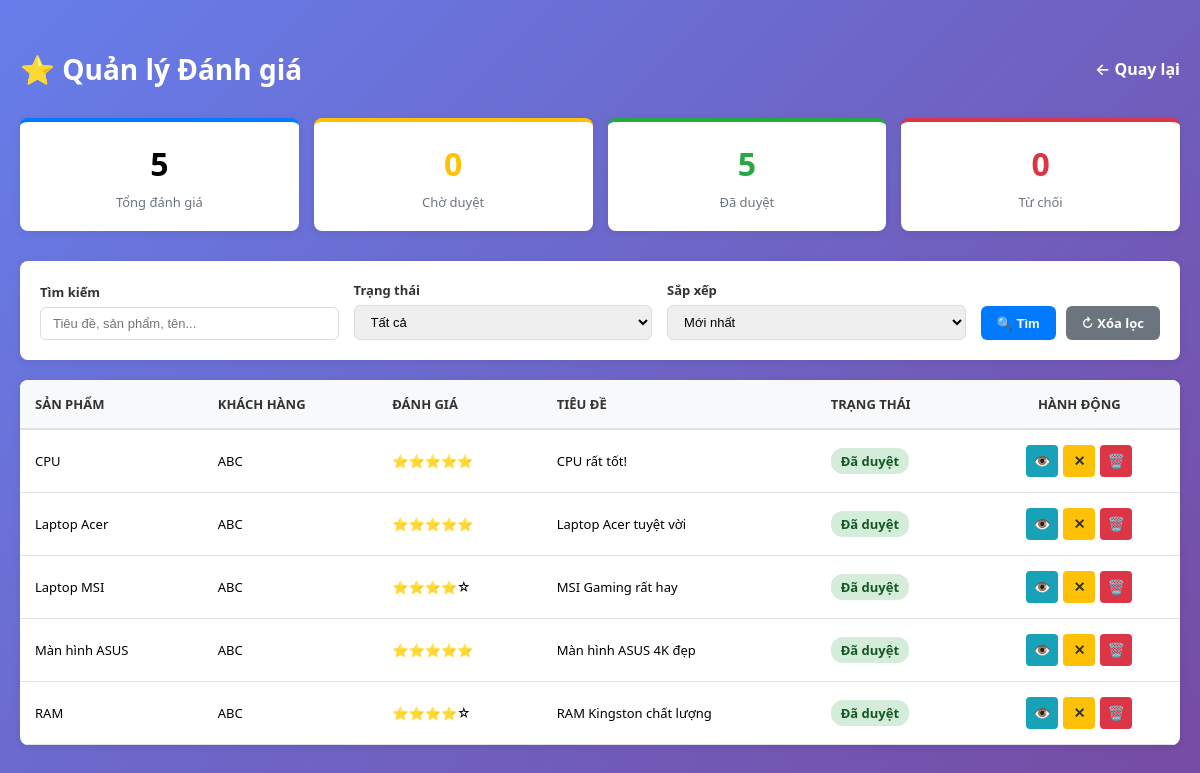
/admin/reviews_manage.php (signed in), run on the app's committed database.
### tables this page shows
CREATE TABLE `reviews` (
  `review_id` int(11) NOT NULL,
  `product_id` int(11) NOT NULL,
  `user_id` int(11) NOT NULL,
  `order_id` int(11) DEFAULT NULL,
  `rating` tinyint(1) NOT NULL DEFAULT 5,
  `title` varchar(255) NOT NULL,
  `content` text NOT NULL,
  `helpful_count` int(11) DEFAULT 0,
  `unhelpful_count` int(11) DEFAULT 0,
  `status` enum('pending','approved','rejected') DEFAULT 'pending',
  `created_at` datetime DEFAULT current_timestamp(),
  `updated_at` datetime DEFAULT NULL ON UPDATE current_timestamp()
);

CREATE TABLE `products` (
  `product_id` int(11) NOT NULL,
  `name` varchar(255) NOT NULL,
  `slug` varchar(255) DEFAULT NULL,
  `category_id` int(11) DEFAULT NULL,
  `brand_id` int(11) DEFAULT NULL,
  `price` decimal(12,2) NOT NULL DEFAULT 0.00,
  `stock` int(11) DEFAULT 0,
  `description` text DEFAULT NULL,
  `image` varchar(255) DEFAULT NULL,
  `main_image` varchar(255) DEFAULT NULL,
  `created_at` datetime DEFAULT current_timestamp(),
  `sold_count` int(11) DEFAULT 0 COMMENT 'Số lượng đã bán',
  `view_count` int(11) DEFAULT 0 COMMENT 'Lượt xem sản phẩm',
  `is_featured` tinyint(1) DEFAULT 0 COMMENT 'Sản phẩm nổi bật',
  `is_hot` tinyint(1) DEFAULT 0 COMMENT 'Sản phẩm hot',
  `warranty_months` int(11) DEFAULT 12 COMMENT 'Thời gian bảo hành (tháng)',
  `sku` varchar(50) DEFAULT NULL COMMENT 'Mã SKU sản phẩm',
  `weight` decimal(8,2) DEFAULT 0.00 COMMENT 'Khối lượng (kg)',
  `dimensions` varchar(100) DEFAULT NULL COMMENT 'Kích thước (DxRxC cm)',
  `updated_at` datetime DEFAULT NULL ON UPDATE current_timestamp()
);

CREATE TABLE `users` (
  `user_id` int(11) NOT NULL,
  `username` varchar(100) NOT NULL,
  `email` varchar(150) NOT NULL,
  `password_hash` varchar(255) NOT NULL,
  `full_name` varchar(150) DEFAULT NULL,
  `avatar` varchar(255) DEFAULT NULL COMMENT 'Đường dẫn ảnh đại diện',
  `role` enum('admin','customer') DEFAULT 'customer',
  `status` enum('active','blocked') NOT NULL DEFAULT 'active',
  `created_at` datetime DEFAULT current_timestamp(),
  `updated_at` datetime DEFAULT NULL
);

### admin/reviews_manage.php (the view, shortened to what this page needs)
<?php
require_once dirname(__FILE__) . '/../db.php';
$filter_status = $_GET['status'] ?? 'all';
$search = trim($_GET['search'] ?? '');
$sort = $_GET['sort'] ?? 'newest';
$page = intval($_GET['page'] ?? 1);
$per_page = 20;
$where = [];
$params = [];
$where_clause = !empty($where) ? "WHERE " . implode(" AND ", $where) : "";
$order_by = match($sort) {
    'oldest' => 'r.created_at ASC',
    'rating_high' => 'r.rating DESC',
    'rating_low' => 'r.rating ASC',
    default => 'r.created_at DESC'
};
$reviews = [];
try {
    $offset = ($page - 1) * $per_page;
    $query = "
        SELECT r.*, u.full_name, p.name as product_name
        FROM reviews r
        LEFT JOIN users u ON r.user_id = u.user_id
        LEFT JOIN products p ON r.product_id = p.product_id
        $where_clause
        ORDER BY $order_by
        LIMIT ? OFFSET ?
    ";
    $stmt = $pdo->prepare($query);
    $stmt->execute(array_merge($params, [$per_page, $offset]));
    $reviews = $stmt->fetchAll(PDO::FETCH_ASSOC) ?? [];
} catch (Exception $e) {
    $reviews = [];
}
$stats = [
    'total' => 0,
    'pending' => 0,
    'approved' => 0,
    'rejected' => 0
];
try {
    $stat_query = "SELECT
        COUNT(*) as total,
        SUM(CASE WHEN status = 'pending' THEN 1 ELSE 0 END) as pending,
        SUM(CASE WHEN status = 'approved' THEN 1 ELSE 0 END) as approved,
        SUM(CASE WHEN status = 'rejected' THEN 1 ELSE 0 END) as rejected
    FROM reviews";
    $stmt = $pdo->prepare($stat_query);
    $stmt->execute();
    $stats = $stmt->fetch(PDO::FETCH_ASSOC) ?? $stats;
} catch (Exception $e) {
}
function renderStars($rating, $size = 'lg') {
    $rating = (int)$rating;
    $stars = '';
    for ($i = 1; $i <= 5; $i++) {
        $stars .= $i <= $rating ? '⭐' : '☆';
    }
    return $stars;
}
?>
<!DOCTYPE html>
<html lang="vi">
<head>
    <link rel="stylesheet" href="https://cdnjs.cloudflare.com/ajax/libs/font-awesome/6.4.0/css/all.min.css">
</head>
<body>
    <div class="container">
        <div class="header">
            <h1>⭐ Quản lý Đánh giá</h1>
            <a href="../index.php" class="back-link">← Quay lại</a>
        </div>
        <div class="stats-grid">
            <div class="stat-card">
                <div class="stat-number"><?= (int)($stats['total'] ?? 0) ?></div>
                <div class="stat-label">Tổng đánh giá</div>
            </div>
            <div class="stat-card pending">
                <div class="stat-number pending"><?= (int)($stats['pending'] ?? 0) ?></div>
                <div class="stat-label">Chờ duyệt</div>
            </div>
            <div class="stat-card approved">
                <div class="stat-number approved"><?= (int)($stats['approved'] ?? 0) ?></div>
                <div class="stat-label">Đã duyệt</div>
            </div>
            <div class="stat-card rejected">
                <div class="stat-number rejected"><?= (int)($stats['rejected'] ?? 0) ?></div>
                <div class="stat-label">Từ chối</div>
            </div>
        </div>
        <div class="filters-section">
            <form method="GET" class="filters-row">
                <div class="filter-group">
                    <label>Tìm kiếm</label>
                    <input type="text" name="search" placeholder="Tiêu đề, sản phẩm, tên..."
                           value="<?= htmlspecialchars($search) ?>">
                </div>
                <div class="filter-group">
                    <label>Trạng thái</label>
                    <select name="status">
                        <option value="all" <?= $filter_status === 'all' ? 'selected' : '' ?>>Tất cả</option>
                    </select>
                </div>
                <div class="filter-group">
                    <label>Sắp xếp</label>
                    <select name="sort">
                        <option value="newest" <?= $sort === 'newest' ? 'selected' : '' ?>>Mới nhất</option>
                    </select>
                </div>
                <div class="btn-group">
                    <button type="submit" class="btn btn-primary">🔍 Tìm</button>
                    <a href="reviews_manage.php" class="btn btn-secondary">↻ Xóa lọc</a>
                </div>
            </form>
        </div>
        <div class="table-section">
            <?php if (empty($reviews)): ?>
                <div class="empty-state">
                    <i class="fas fa-inbox"></i>
                    <p>Không có đánh giá nào</p>
                </div>
            <?php else: ?>
                <div class="table-wrapper">
                    <table>
                        <thead>
                            <tr>
                                <th>Sản phẩm</th>
                                <th>Khách hàng</th>
                                <th>Đánh giá</th>
                                <th>Tiêu đề</th>
                                <th>Trạng thái</th>
                                <th style="text-align: center;">Hành động</th>
                            </tr>
                        </thead>
                        <tbody>
                            <?php foreach ($reviews as $review): ?>
                                <tr>
                                    <td><?= htmlspecialchars(substr($review['product_name'] ?? 'N/A', 0, 30)) ?></td>
                                    <td><?= htmlspecialchars($review['full_name'] ?? 'Khách vãng lai') ?></td>
                                    <td><?= renderStars($review['rating'] ?? 5) ?></td>
                                    <td><?= htmlspecialchars(substr($review['title'] ?? '', 0, 40)) ?></td>
                                    <td>
                                        <span class="status-badge status-<?= $review['status'] ?? 'pending' ?>">
                                            <?= match($review['status'] ?? 'pending') {
                                                'pending' => 'Chờ duyệt',
                                                'approved' => 'Đã duyệt',
                                                'rejected' => 'Từ chối',
                                                default => $review['status']
                                            } ?>
                                        </span>
                                    </td>
                                    <td>
                                        <div class="actions">
                                            <button type="button" class="btn-icon btn-view"
                                                    onclick="viewReview(<?= htmlspecialchars(json_encode($review)) ?>)"
                                                    title="Xem">👁️</button>
                                            <?php if (($review['status'] ?? 'pending') !== 'rejected'): ?>
                                                <form method="POST" style="display: inline;">
                                                    <button type="submit" class="btn-icon btn-reject" title="Từ chối">✕</button>
                                                </form>
                                            <?php endif; ?>
                                            <form method="POST" style="display: inline;"
                                                  onsubmit="return confirm('Xác nhận xóa đánh giá này?');">
                                                <button type="submit" class="btn-icon btn-delete" title="Xóa">🗑️</button>
                                            </form>
                                        </div>
                                    </td>
                                </tr>
                            <?php endforeach; ?>
                        </tbody>
                    </table>
                </div>
            <?php endif; ?>
        </div>
    </div>
</body>
</html>

### admin/reviews_manage.php (style rules this page uses)
* { margin: 0; padding: 0; box-sizing: border-box; }
body { font-family: 'Segoe UI', -apple-system, BlinkMacSystemFont, sans-serif; background: linear-gradient(135deg, #667eea 0%, #764ba2 100%); min-height: 100vh; padding: 20px 0; }
.container { max-width: 1400px; margin: 30px auto; padding: 0 20px; }
.header { display: flex; justify-content: space-between; align-items: center; margin-bottom: 30px; }
.header h1 { font-size: 28px; color: white; display: flex; align-items: center; gap: 10px; font-weight: 700; }
.back-link { color: white; text-decoration: none; font-weight: 600; display: flex; align-items: center; gap: 8px; transition: all 0.3s ease; }
.stats-grid { display: grid; grid-template-columns: repeat(auto-fit, minmax(200px, 1fr)); gap: 15px; margin-bottom: 30px; }
.stat-card { background: white; padding: 20px; border-radius: 8px; box-shadow: 0 2px 8px rgba(0,0,0,0.08); text-align: center; border-top: 4px solid #007bff; transition: all 0.3s ease; }
.stat-card.pending { border-top-color: #ffc107; }
.stat-card.approved { border-top-color: #28a745; }
.stat-card.rejected { border-top-color: #dc3545; }
.stat-number { font-size: 32px; font-weight: 800; margin-bottom: 8px; }
.stat-number.pending { color: #ffc107; }
.stat-number.approved { color: #28a745; }
.stat-number.rejected { color: #dc3545; }
.stat-label { color: #6c757d; font-size: 13px; }
.filters-section { background: white; padding: 20px; border-radius: 8px; margin-bottom: 20px; box-shadow: 0 2px 8px rgba(0,0,0,0.08); }
.filters-row { display: grid; grid-template-columns: 1fr 1fr 1fr auto; gap: 15px; align-items: end; }
.filter-group { display: flex; flex-direction: column; }
.filter-group label { display: block; margin-bottom: 6px; color: #333; font-weight: 600; font-size: 13px; }
.filter-group input, .filter-group select { width: 100%; padding: 8px 12px; border: 1px solid #ddd; border-radius: 6px; font-size: 13px; transition: all 0.3s ease; }
.btn-group { display: flex; gap: 10px; }
.btn { padding: 8px 16px; border: none; border-radius: 6px; font-weight: 600; font-size: 13px; cursor: pointer; transition: all 0.3s ease; }
.btn-primary { background: #007bff; color: white; }
.btn-secondary { background: #6c757d; color: white; text-decoration: none; display: inline-flex; align-items: center; gap: 6px; }
.table-section { background: white; border-radius: 8px; overflow: hidden; box-shadow: 0 2px 8px rgba(0,0,0,0.08); }
.table-wrapper { overflow-x: auto; }
table { width: 100%; border-collapse: collapse; }
thead { background: #f8f9fa; border-bottom: 2px solid #dee2e6; }
th { padding: 15px; text-align: left; font-weight: 600; color: #333; font-size: 13px; text-transform: uppercase; }
td { padding: 15px; border-bottom: 1px solid #dee2e6; font-size: 13px; }
.status-badge { display: inline-block; padding: 4px 10px; border-radius: 12px; font-weight: 600; }
.status-approved { background: #d4edda; color: #155724; }
.actions { display: flex; gap: 5px; justify-content: center; }
.btn-icon { width: 32px; height: 32px; border-radius: 4px; border: none; cursor: pointer; display: flex; align-items: center; justify-content: center; font-size: 14px; transition: all 0.3s ease; color: white; font-weight: 600; }
.btn-view { background: #17a2b8; }
.btn-reject { background: #ffc107; color: #333; }
.btn-delete { background: #dc3545; }

### data on the page
reviews: product.name "CPU", user.full_name "ABC", rating "⭐⭐⭐⭐⭐", title "CPU rất tốt!", status "Đã duyệt"
reviews: product.name "Laptop Acer", user.full_name "ABC", rating "⭐⭐⭐⭐⭐", title "Laptop Acer tuyệt vời", status "Đã duyệt"
reviews: product.name "Laptop MSI", user.full_name "ABC", rating "⭐⭐⭐⭐☆", title "MSI Gaming rất hay", status "Đã duyệt"
reviews: product.name "Màn hình ASUS", user.full_name "ABC", rating "⭐⭐⭐⭐⭐", title "Màn hình ASUS 4K đẹp", status "Đã duyệt"
reviews: product.name "RAM", user.full_name "ABC", rating "⭐⭐⭐⭐☆", title "RAM Kingston chất lượng", status "Đã duyệt"

### other printed values
$stats['total'] "5"
$stats['pending'] "0"
$stats['approved'] "5"
$stats['rejected'] "0"
